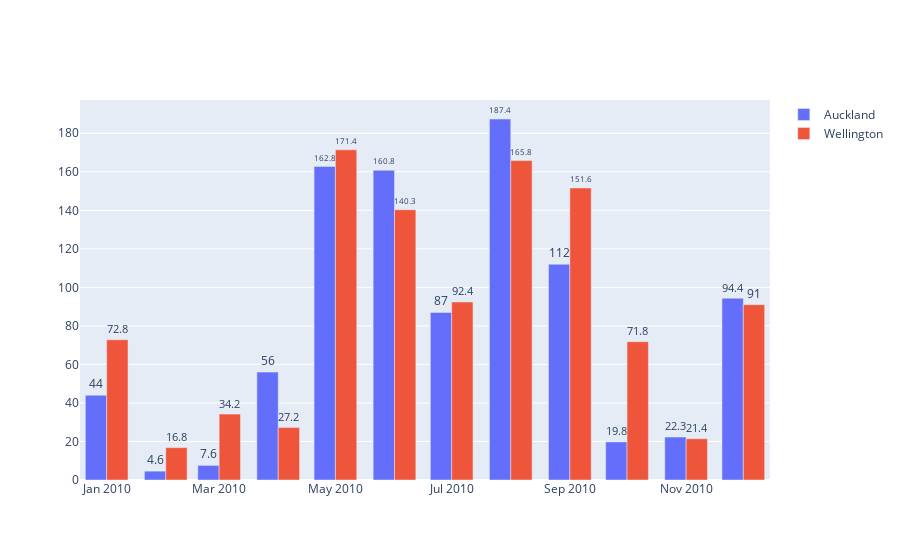

Here is the notebook cell this chart was saved with:
### Code cell
bar1 = go.Bar(x=data_2010['DATE'], y=data_2010['Auckland'], 
              text=data_2010['Auckland'], textposition='outside', name='Auckland')
bar2 = go.Bar(x=data_2010['DATE'], y=data_2010['Wellington'], 
              text=data_2010['Wellington'], textposition='outside', name='Wellington')
fig = go.Figure([bar1, bar2])
fig.show()

### Figure 1 — Plotly figure (JSON) as saved in the notebook; plotly's stock layout.template omitted (floating-point values rounded to 4 significant figures)
{"data": [{"name": "Auckland", "text": [44, 4.6, 7.6, 56, 162.8, 160.8, 87, 187.4, 112, 19.8, 22.3, 94.4], "textposition": "outside", "type": "bar", "x": ["2010-01", "2010-02", "2010-03", "2010-04", "2010-05", "2010-06", "2010-07", "2010-08", "2010-09", "2010-10", "2010-11", "2010-12"], "y": [44, 4.6, 7.6, 56, 162.8, 160.8, 87, 187.4, 112, 19.8, 22.3, 94.4]}, {"name": "Wellington", "text": [72.8, 16.8, 34.2, 27.2, 171.4, 140.3, 92.4, 165.8, 151.6, 71.8, 21.4, 91], "textposition": "outside", "type": "bar", "x": ["2010-01", "2010-02", "2010-03", "2010-04", "2010-05", "2010-06", "2010-07", "2010-08", "2010-09", "2010-10", "2010-11", "2010-12"], "y": [72.8, 16.8, 34.2, 27.2, 171.4, 140.3, 92.4, 165.8, 151.6, 71.8, 21.4, 91]}], "layout": {}}
